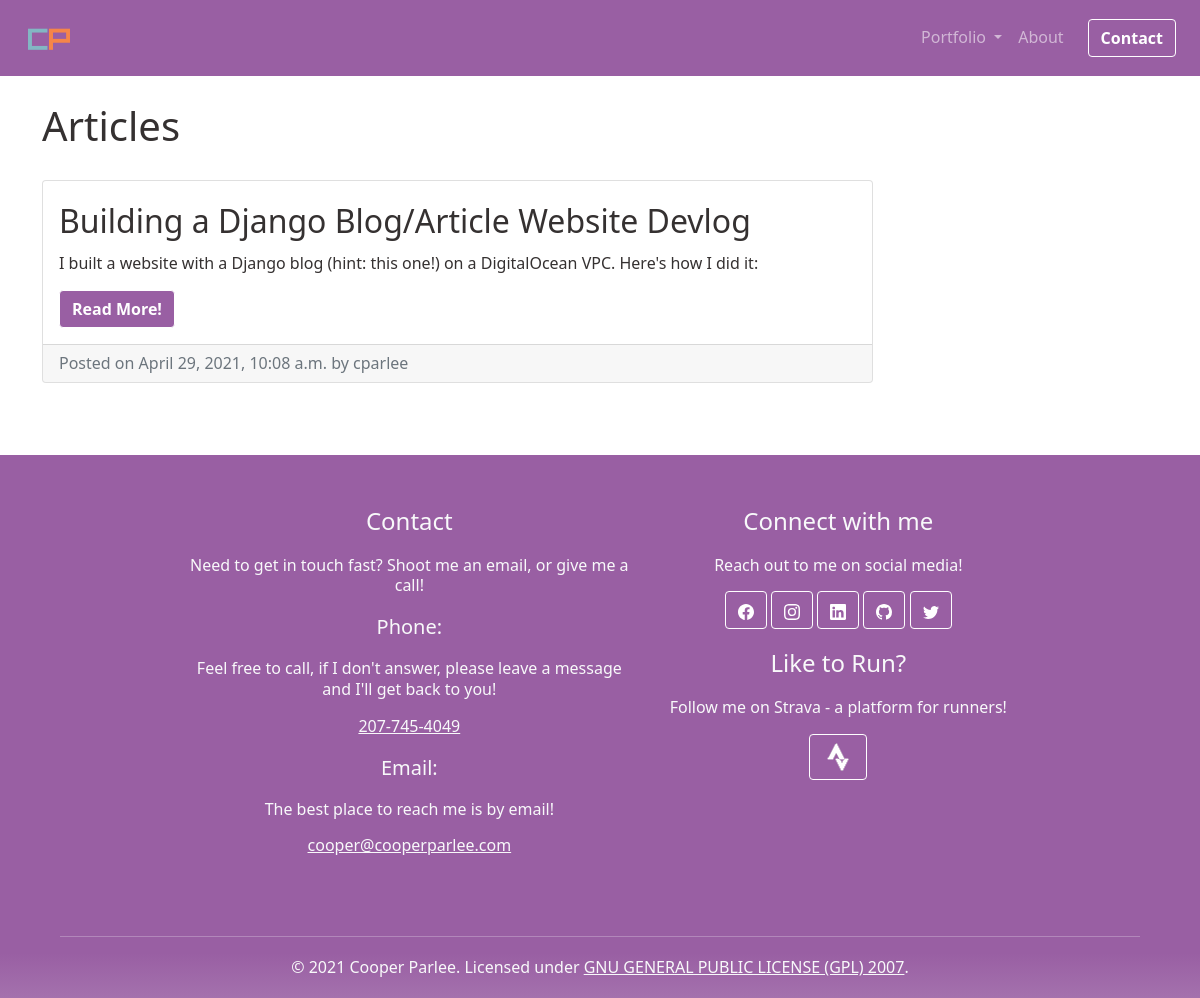
The app's page /articles/ with its own data.
### blog/models.py (models this page shows, shortened)
class Post (models.Model):
    title = models.CharField(max_length=200, unique=True)
    header_image = models.ImageField(null=True, blank=True, upload_to="media/images/")
    slug = models.SlugField(max_length=200, unique=True)
    author = models.ForeignKey(User, on_delete=models.CASCADE, related_name='blog_posts')
    updated_on = models.DateTimeField(auto_now=True)
    description = models.CharField(max_length=200)
    content = RichTextField(blank=True, null=True)
    created_on = models.DateTimeField(auto_now_add=True)
    status = models.IntegerField(choices=STATUS, default=0)
    category = models.IntegerField(choices=CATEGORIES, default=0)
    hidden = models.BooleanField(default=False, null=False)
    class Meta:
        ordering = ['-created_on']

### blog/views.py (the view)
# urls.py: path('', views.PostList.as_view(), name='post_list'),
class PostList (generic.ListView):
    queryset = Post.objects.filter(status=1, hidden=False).order_by('-created_on')
    def get_context_data (self, **kwargs):
        context = super().get_context_data(**kwargs)
        context['title'] = 'Articles'
        context['description'] = 'Recently posted projects on cooperparlee.com'
        return context
    template_name = 'post_list.html'

### templates/post_list.html (shortened to what this page needs)
{% extends "base.html" %}
{% block content %}
{% load static %}
<div class ="container my-4">
    <div class="row">
        <section class = "my-4 col-md-9 left-body">
            <h1 class="mt-5 mb-4">Articles</h1>
            {% for post in post_list %}
            <div class="card mb-4">
                <div class="card-body">
                    <h2 class="card-title">{{post.title}}</h2>
                    <p class="card-text">{{post.description|slice:"200"}}</p>
                    <a class = "btn btn-thematic" href="{% url 'blog:post_detail' post.slug %}">Read More!</a>
                </div>
                <div class="card-footer text-muted">
                    Posted on {{post.updated_on}} by {{post.author}}
                </div>
            </div>
            {%endfor %}
        </section>
    </div>
</div>
{%endblock content%}

### records on screen
Post: title "Building a Django Blog/Article Website Devlog", description "I built a website with a Django blog (hint: this one!) on a DigitalOcean VPC. Here's how I did it:", updated_on "April 29, 2021, 10:08 a.m.", author "cparlee"
